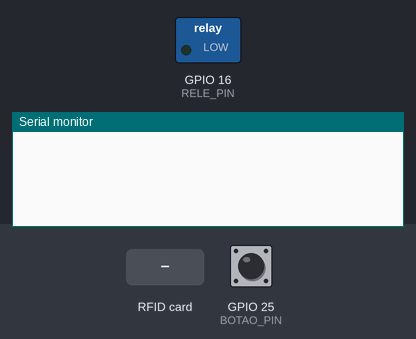
This sketch was run on a simulated ESP32. On the bench: switched loads named in the sketch (green lamp = pin HIGH), the last lines printed to the serial monitor. The test bench sets the inputs (shaded band); at power-on: GPIO 25 (BOTAO_PIN) HIGH.

Above: at 1.2 s.
1.3 s: GPIO 25 (BOTAO_PIN) pulled LOW for 1 s
At 2.7 s:
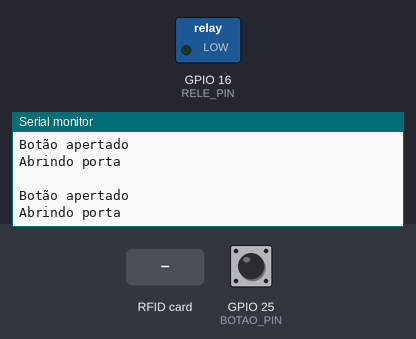
4.3 s: RFID card 5E 7A 19 C4 held to the reader
At 4.9 s:
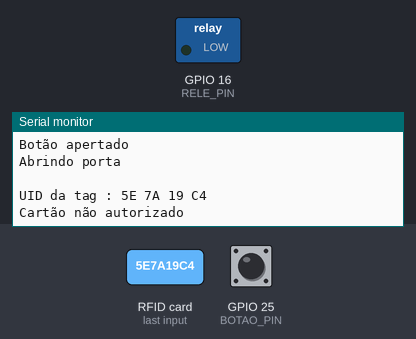

The sketch:

ESP32_fechadura.ino
```cpp
#include <SPI.h>
#include <MFRC522.h>

#define SS_PIN   5
#define RST_PIN  17
#define RELE_PIN 16
#define BOTAO_PIN 25
bool atvBotao = false;
MFRC522 mfrc522(SS_PIN, RST_PIN);   // Cria instância MFRC522.

// Lista com as UIDs autorizadas
String AUT_UID[] = {


};


void setup() {
  Serial.begin(115200);   // Inicia a serial
  SPI.begin();      // Inicia o bus SPI
  mfrc522.PCD_Init();   // Inicia o MFRC522      // Configura o pino do relé como saída
  pinMode(BOTAO_PIN, INPUT_PULLUP);
}

void loop() {
  mfrc522.PCD_Init();
  atvBotao = digitalRead(BOTAO_PIN);
  if (atvBotao == LOW) {
    Serial.println("  ");
    Serial.print("Botão apertado");
    Serial.println("  ");
    AtivarRele();
  }
  // Procura por cartão RFID
  if (mfrc522.PICC_IsNewCardPresent()) {
    // Seleciona o cartão RFID
    if (mfrc522.PICC_ReadCardSerial()) {
      Serial.println("  ");
      String uidcard = lerUID();
      bool acesso = UIDautorizada(uidcard);
      mfrc522.PICC_HaltA();
      mfrc522.PCD_StopCrypto1();
      if (acesso) {
        Serial.print("Bem-vindo, usuário autorizado!");
        Serial.println("  ");
        AtivarRele();
      } else {
        Serial.print("Cartão não autorizado");
      }
      mfrc522.PCD_Init();
    }
  }
}
// Função de ativação do relé
void AtivarRele() {
  Serial.println("Abrindo porta");
  for (int i = 0; i < 8; i++) {  // Loop que repete 8 vezes
    pinMode(RELE_PIN, OUTPUT);  // Ativa o relé
    delay(8);
    pinMode(RELE_PIN, INPUT); // Desativa o relé
    delay(8);
  }
  return;
}
// Verifica se a UID está na lista de UIDs autorizadas
bool UIDautorizada(String uid) {
  for (String autorizada : AUT_UID) {
    if (uid == autorizada) {
      return true;
    }
  }
  return false;
}
// Lê a UID e transforma em string
String lerUID() {
  String uidcard = "";
  Serial.print("UID da tag : ");
  for (byte i = 0; i < mfrc522.uid.size; i++) {
    uidcard.concat(String(mfrc522.uid.uidByte[i] < 0x10 ? " 0" : " "));
    uidcard.concat(String(mfrc522.uid.uidByte[i], HEX));
  }
  uidcard.toUpperCase();
  uidcard.trim();
  Serial.print(uidcard);
  Serial.println(" ");
  return uidcard;
}
```

ESP32_fechadura_internet.ino
```cpp

```

ESP32_fechadura_sem_internet.ino
```cpp

```

Measured:
- after the input at 1.3 s, the serial monitor: prints a new line at once (image 1)
- after the input at 4.3 s, the serial monitor: prints a new line after 0.05 s (image 2)
